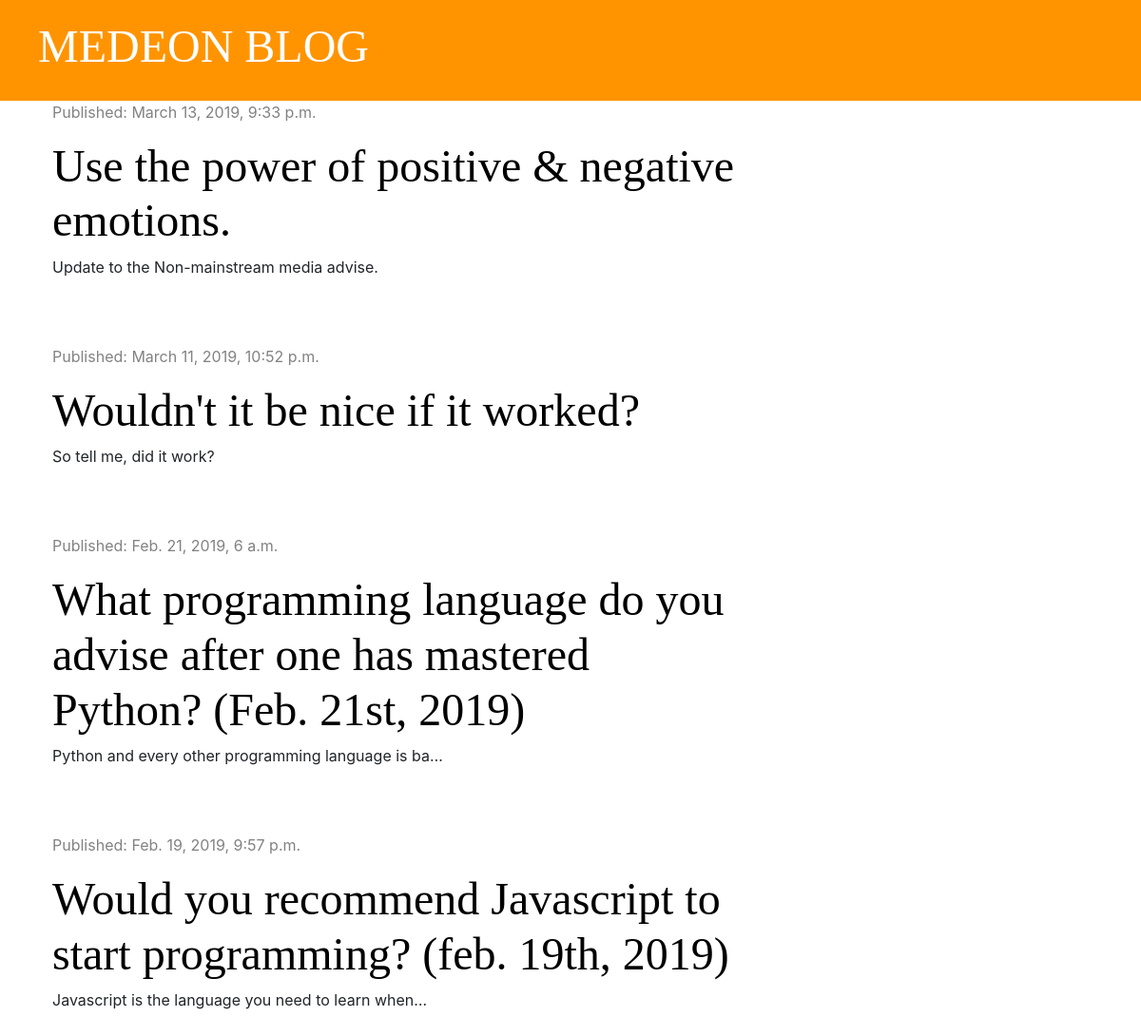
The page / on the database its author committed.
### blog/models.py (models this page shows, shortened)
class Post(models.Model):
    author = models.ForeignKey('auth.User', on_delete=models.CASCADE)
    title = models.CharField(max_length=200)
    text = models.TextField()
    created_date = models.DateTimeField(default=timezone.now)
    published_date = models.DateTimeField(blank=True, null=True)

### blog/views.py (the view)
# urls.py: path('', views.post_list, name='post_list'),
def post_list(request):
    posts = Post.objects.filter(published_date__lte=timezone.now()).order_by('-published_date')
    context_dictionary = {'posts': posts}
    return render(request, 'blog/post_list.html', context_dictionary)

### blog/templates/blog/post_list.html
{% extends 'blog/base.html' %}
{% block content %}
    {% for post in posts %}
        <div class="post">
            <div class="date">
                <p>Published: {{ post.published_date }}</p>
            </div>
             <h1><a href="{% url 'post_detail' pk=post.pk %}">{{ post.title }}</a></h1>
            <p>{{ post.text|truncatechars:50|linebreaksbr }}</p>
        </div>
    {% endfor %}
{% endblock %}

### blog/static/css/blog.css (style rules this page uses)
h1, h2, h3, h4 { font-family: 'Tangerine', 'Inconsolata', 'Droid Sans', serif; font-size: 48px; }
.date { color: #828282; }
.post { margin-bottom: 70px; }
.post h1 a { color: #000000; }

### rows shown on the page
Post: published_date "March 13, 2019, 9:33 p.m.", title "Use the power of positive & negative emotions.", text "Update to the Non-mainstream media advise."
Post: published_date "March 11, 2019, 10:52 p.m.", title "Wouldn't it be nice if it worked?", text "So tell me, did it work?"
Post: published_date "Feb. 21, 2019, 6 a.m.", title "What programming language do you advise after one has mastered Python? (Feb. 21st, 2019)", text "Python and every other programming language is ba…"
Post: published_date "Feb. 19, 2019, 9:57 p.m.", title "Would you recommend Javascript to start programming? (feb. 19th, 2019)", text "Javascript is the language you need to learn when…"
